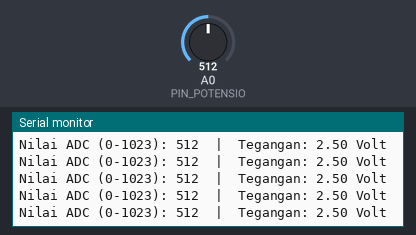
Recording of a sketch running on a simulated Arduino Uno, built with avr-gcc and run on an emulated ATmega328P. On the bench: the last lines printed to the serial monitor. Inputs (shaded band) come from the test bench; at power-on: A0 (PIN_POTENSIO) = 512.

Above: at 1.2 s.
1.3 s: A0 (PIN_POTENSIO) set to 110
At 1.63 s:
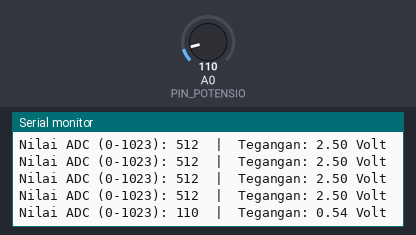
4.3 s: A0 (PIN_POTENSIO) set to 91
At 4.45 s:
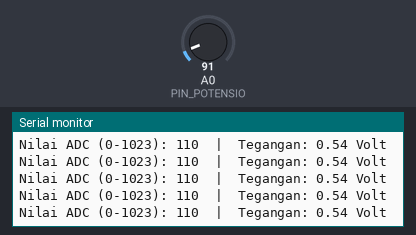
Timing chart, 0 to 7.3 s (numbered marks = the images above; inputs shaded):
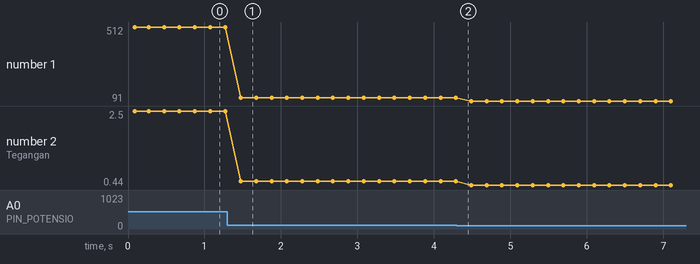

The sketch:

07_analog_input_potensiometer.ino
```cpp
// ==============================================================================
// MODUL 07: ANALOG INPUT (MEMBACA TEGANGAN PUTARAN POTENSIOMETER)
// ==============================================================================
// Tujuan Pembelajaran:
// 1. Memahami fungsi Pin Analog Input (A0 s/d A5).
// 2. Menggunakan fungsi analogRead(pin) dengan resolusi ADC 10-bit:
//    - Putaran mentok kiri  (0 Volt)   = bernilai 0
//    - Putaran mentok kanan (5 Volt)   = bernilai 1023
// 3. Menampilkan nilai pembacaan sensor ke Serial Monitor.
//
// Rangkaian (Wiring Potensiometer 3 Kaki):
// - Kaki 1 (Kiri)   -> Pin 5V Arduino
// - Kaki 2 (Tengah) -> Pin Analog A0 Arduino (Kaki sinyal/wiper)
// - Kaki 3 (Kanan)  -> Pin GND Arduino
// ==============================================================================

const int PIN_POTENSIO = A0; // Menggunakan Pin Analog A0

void setup() {
  Serial.begin(9600);
  // Catatan: Pin Analog A0 s/d A5 otomatis menjadi INPUT secara default,
  // sehingga kita tidak wajib menuliskan pinMode(A0, INPUT).

  Serial.println("Program Pembacaan Potensiometer Dimulai.");
  Serial.println("Silakan putar kenop potensiometer Anda!");
}

void loop() {
  // Membaca nilai voltase dari kaki tengah potensiometer (rentang 0 s/d 1023)
  int nilaiSensor = analogRead(PIN_POTENSIO);

  // Menghitung estimasi voltase asli (rumus: nilai / 1023.0 * 5.0 Volt)
  float voltase = (nilaiSensor / 1023.0) * 5.0;

  // Menampilkan data ke Serial Monitor
  Serial.print("Nilai ADC (0-1023): ");
  Serial.print(nilaiSensor);
  Serial.print("  |  Tegangan: ");
  Serial.print(voltase);
  Serial.println(" Volt");

  // Jeda 200 milidetik agar tampilan tidak bergerak terlalu cepat
  delay(200);
}
```

Measured:
- after the input at 1.3 s, the serial monitor: prints a new line after 0.18 s (image 1)
- plotted number 1: 512 → 110 after the input at 1.3 s, 110 → 91 after the input at 4.3 s
- plotted number 2: 2.5 → 0.54 after the input at 1.3 s, 0.54 → 0.44 after the input at 4.3 s
